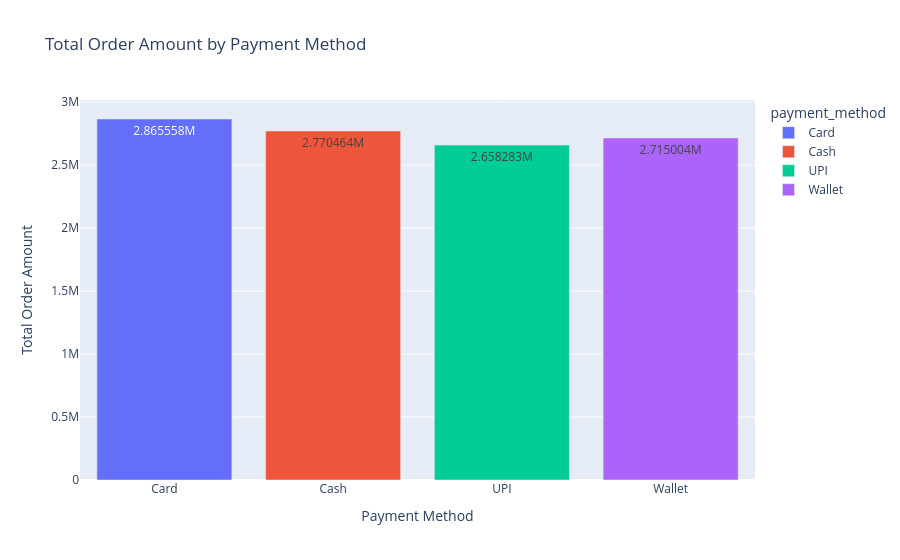

Notebook cell for this chart:
### Markdown cell above
### Total order amount by payment method

### Code cell
import plotly.express as px

payment_sales = df.groupby("payment_method")["order_total"].sum().reset_index()

fig = px.bar(
    payment_sales,
    x="payment_method",
    y="order_total",
    color="payment_method",
    title="Total Order Amount by Payment Method",
    text_auto=True
)

fig.update_layout(
    xaxis_title="Payment Method",
    yaxis_title="Total Order Amount"
)

fig.show()

### Figure 1 — Plotly figure (JSON) as saved in the notebook; plotly's stock layout.template omitted (floating-point values rounded to 4 significant figures)
{"data": [{"hovertemplate": "payment_method=%{x}<br>order_total=%{y}<extra></extra>", "legendgroup": "Card", "marker": {"color": "#636efa", "pattern": {"shape": ""}}, "name": "Card", "orientation": "v", "showlegend": true, "textposition": "auto", "texttemplate": "%{y}", "type": "bar", "x": ["Card"], "xaxis": "x", "y": [2866000.0], "yaxis": "y"}, {"hovertemplate": "payment_method=%{x}<br>order_total=%{y}<extra></extra>", "legendgroup": "Cash", "marker": {"color": "#EF553B", "pattern": {"shape": ""}}, "name": "Cash", "orientation": "v", "showlegend": true, "textposition": "auto", "texttemplate": "%{y}", "type": "bar", "x": ["Cash"], "xaxis": "x", "y": [2770000.0], "yaxis": "y"}, {"hovertemplate": "payment_method=%{x}<br>order_total=%{y}<extra></extra>", "legendgroup": "UPI", "marker": {"color": "#00cc96", "pattern": {"shape": ""}}, "name": "UPI", "orientation": "v", "showlegend": true, "textposition": "auto", "texttemplate": "%{y}", "type": "bar", "x": ["UPI"], "xaxis": "x", "y": [2658000.0], "yaxis": "y"}, {"hovertemplate": "payment_method=%{x}<br>order_total=%{y}<extra></extra>", "legendgroup": "Wallet", "marker": {"color": "#ab63fa", "pattern": {"shape": ""}}, "name": "Wallet", "orientation": "v", "showlegend": true, "textposition": "auto", "texttemplate": "%{y}", "type": "bar", "x": ["Wallet"], "xaxis": "x", "y": [2715000.0], "yaxis": "y"}], "layout": {"barmode": "relative", "legend": {"title": {"text": "payment_method"}, "tracegroupgap": 0}, "title": {"text": "Total Order Amount by Payment Method"}, "xaxis": {"anchor": "y", "categoryarray": ["Card", "Cash", "UPI", "Wallet"], "categoryorder": "array", "domain": [0, 1], "title": {"text": "Payment Method"}}, "yaxis": {"anchor": "x", "domain": [0, 1], "title": {"text": "Total Order Amount"}}}}
